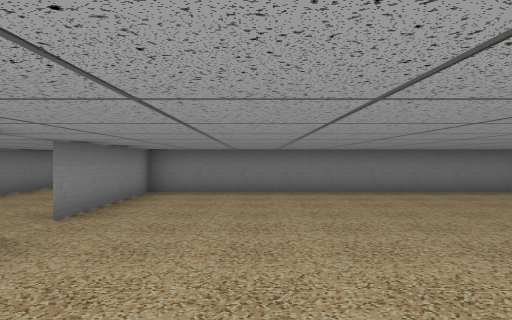
[1] (above)

21 first-person views from a walk through a level from a Godot 3-D game. The camera is 1.5 m above the floor, looks level and sees 70° across. The floor is counted in squares, 2 m on a side. Each view is taken from the middle of a square. On the plan, view 1 faces up. The plan holds only what a view shows up to about 11 squares ahead; the rest is blank. The place goes on beyond the plan.

[2]
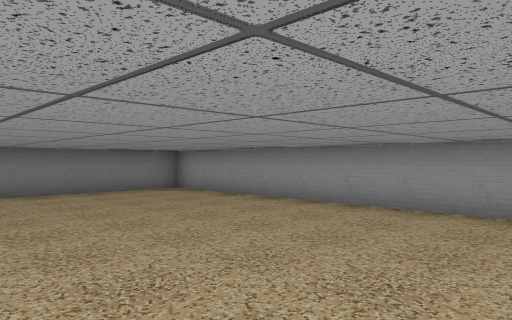

[3]
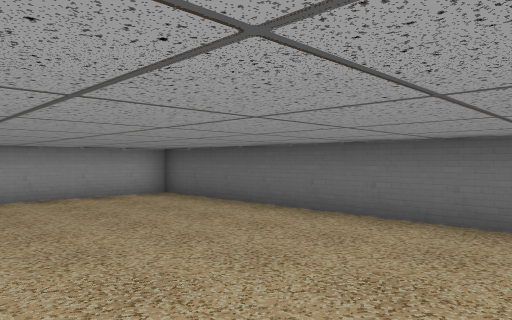

[4]
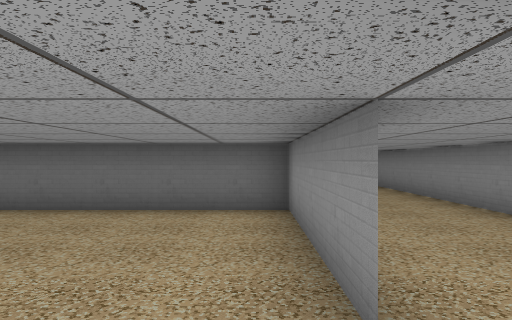

[5]
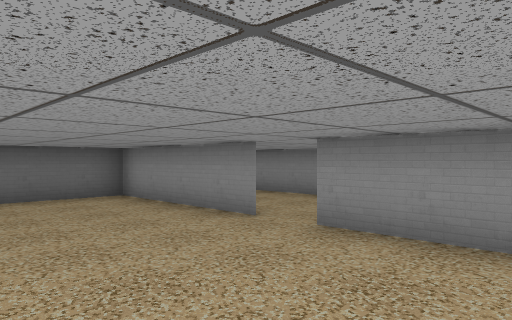

[6]
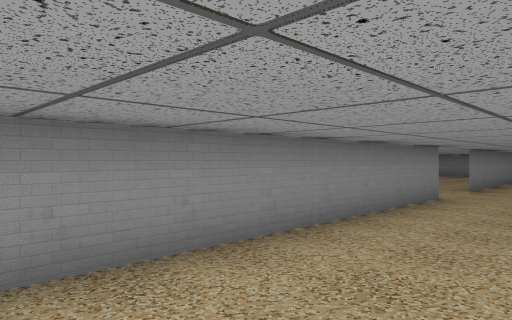

[7]
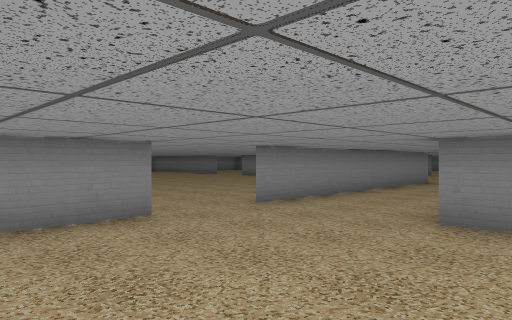

[8]
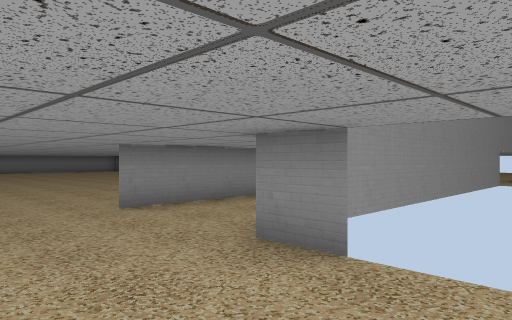

[9]
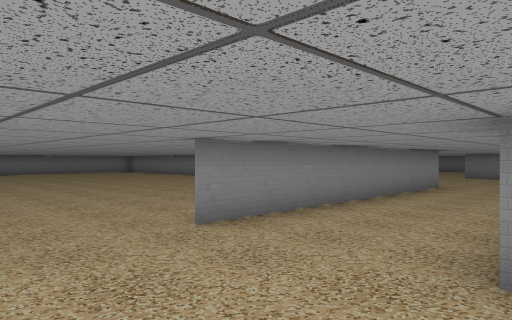

[10]
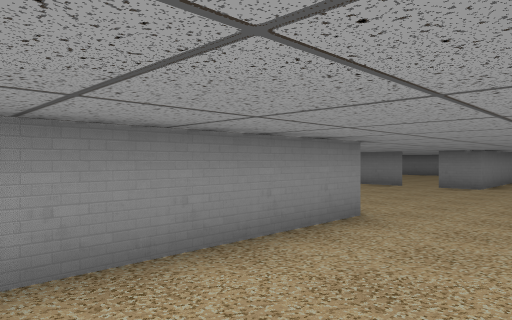

[11]
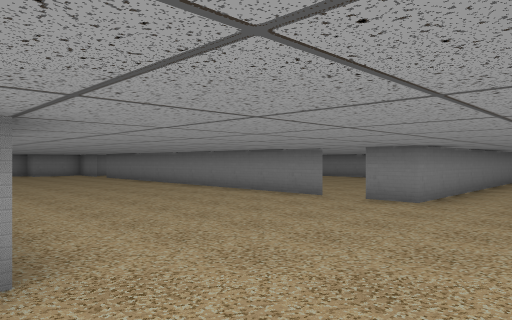

[12]
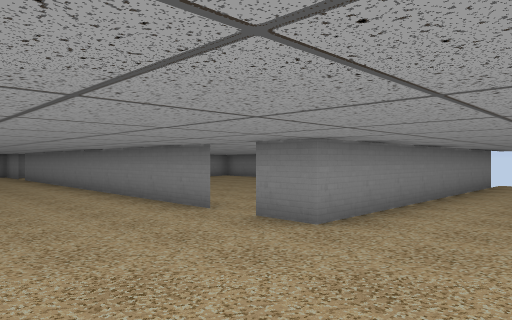

[13]
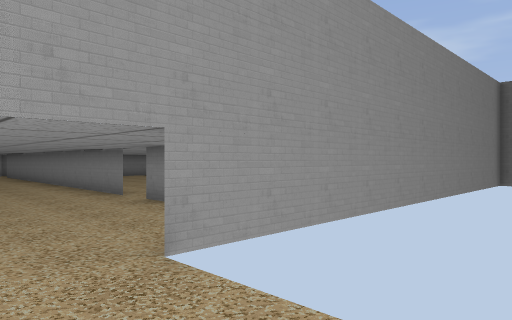

[14]
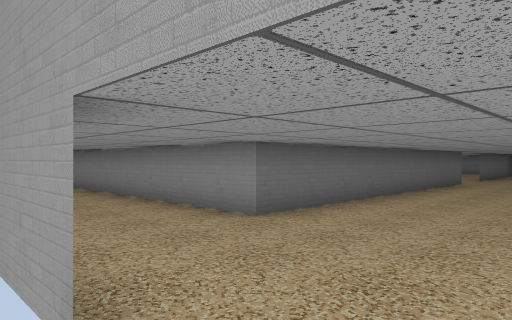

[15]
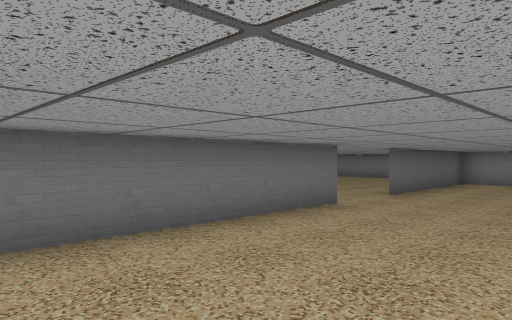

[16]
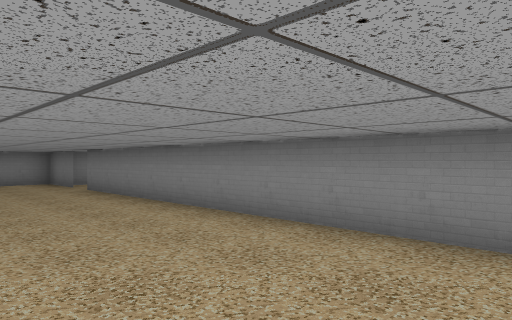

[17]
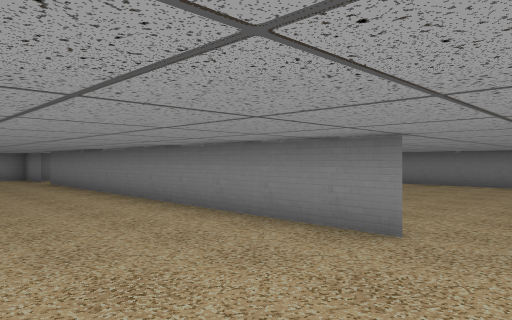

[18]
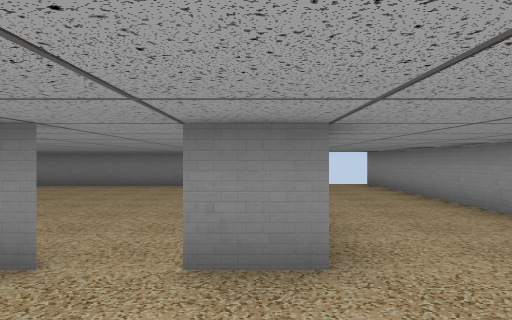

[19]
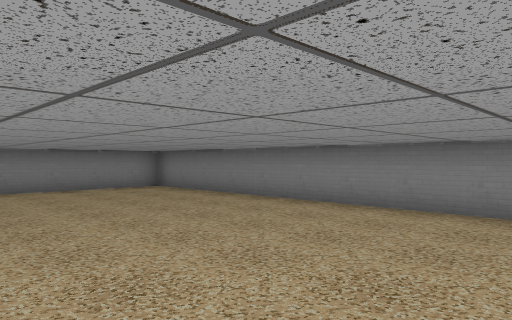

[20]
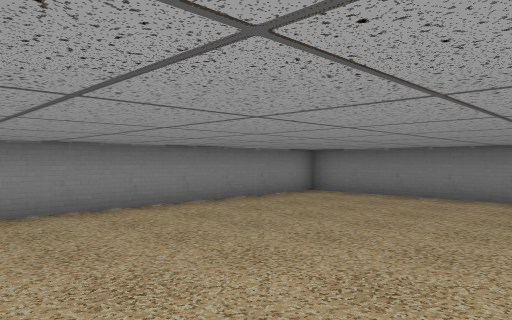

[21]
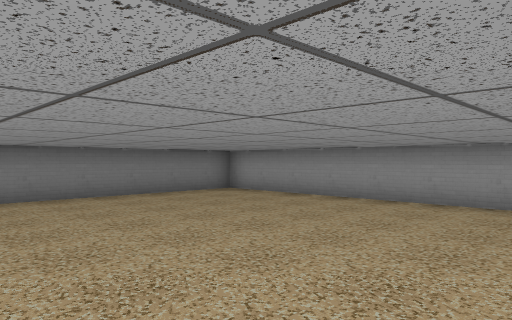

### Floor plan
Key: @ floor where view 1 was taken; # wall or solid block; . floor.
Columns run from 18 left of view 1 to 7 right of it. Each row starts with its distance up from view 1.
 37                 #
 36  ############...#
 35  #..........#...#
 34  #..........#...#
 33  #..........#...#
 32  #..........#...#
 31  #..........#...#
 30  #..........#...#
 29  #..........#...#
 28  #  ........#...#
 27 ###########.....#
 26 ................#
 25  ................
 24  ................ .
 23 ................#
 22 ................#
 21 ##..#########...#
 20 ..          #...#
 19             #...#
 18             #...#
 17       ...   #...#
 16      .......#...#
 15     ........#...#
 14    .........#...#
 13    ...............
 12         ..........
 11             #......
 10             #....
  9             #... .  ######
  8             #..##### ....#
  7             #..#.........#
  6             #..#.........#
  5             #..#.........#
  4             #............#
  3             #..#.........#
  2             #..#.........#
  1             #..#.........#
  0             #..#..@......#
 -1             #..###########
 -2             #..
 -3             #.
 -4             #.
 -5             #.
 -6             #

Positions as (right, up) in squares from view 1, and headings:
1: (0, 0), facing up
2: (1, 0), facing up-right
3: (-1, 4), facing down-right
4: (-2, 5), facing down
5: (1, 7), facing down-left
6: (-3, 4), facing up-left
7: (-1, 9), facing up-left
8: (0, 11), facing up-left
9: (-2, 11), facing up-left
10: (-3, 17), facing up-left
11: (-3, 21), facing up-left
12: (-3, 24), facing up-left
13: (0, 24), facing up-left
14: (-2, 25), facing down-left
15: (-9, 25), facing down-left
16: (-9, 24), facing up-left
17: (-6, 24), facing up-left
18: (-6, 25), facing up
19: (-7, 30), facing up-left
20: (-11, 28), facing up-left
21: (-12, 28), facing up-right
